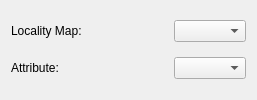
                   <widget class="QWidget" name="widget_28" native="true">
                    <layout class="QGridLayout" name="gridLayout_36">
                     <item row="0" column="1">
                      <widget class="QComboBox" name="locality_combo2"/>
                     </item>
                     <item row="0" column="0">
                      <widget class="QLabel" name="label_37">
                       <property name="sizePolicy">
                        <sizepolicy hsizetype="Preferred" vsizetype="Preferred">
                         <horstretch>0</horstretch>
                         <verstretch>0</verstretch>
                        </sizepolicy>
                       </property>
                       <property name="minimumSize">
                        <size>
                         <width>157</width>
                         <height>0</height>
                        </size>
                       </property>
                       <property name="maximumSize">
                        <size>
                         <width>157</width>
                         <height>16777215</height>
                        </size>
                       </property>
                       <property name="text">
                        <string>Locality Map:</string>
                       </property>
                      </widget>
                     </item>
                     <item row="1" column="1">
                      <widget class="QComboBox" name="locality_attribute2"/>
                     </item>
                     <item row="1" column="0">
                      <widget class="QLabel" name="label_38">
                       <property name="sizePolicy">
                        <sizepolicy hsizetype="Preferred" vsizetype="Preferred">
                         <horstretch>0</horstretch>
                         <verstretch>0</verstretch>
                        </sizepolicy>
                       </property>
                       <property name="minimumSize">
                        <size>
                         <width>157</width>
                         <height>0</height>
                        </size>
                       </property>
                       <property name="maximumSize">
                        <size>
                         <width>157</width>
                         <height>16777215</height>
                        </size>
                       </property>
                       <property name="text">
                        <string>Attribute:</string>
                       </property>
                      </widget>
                     </item>
                    </layout>
                   </widget>
